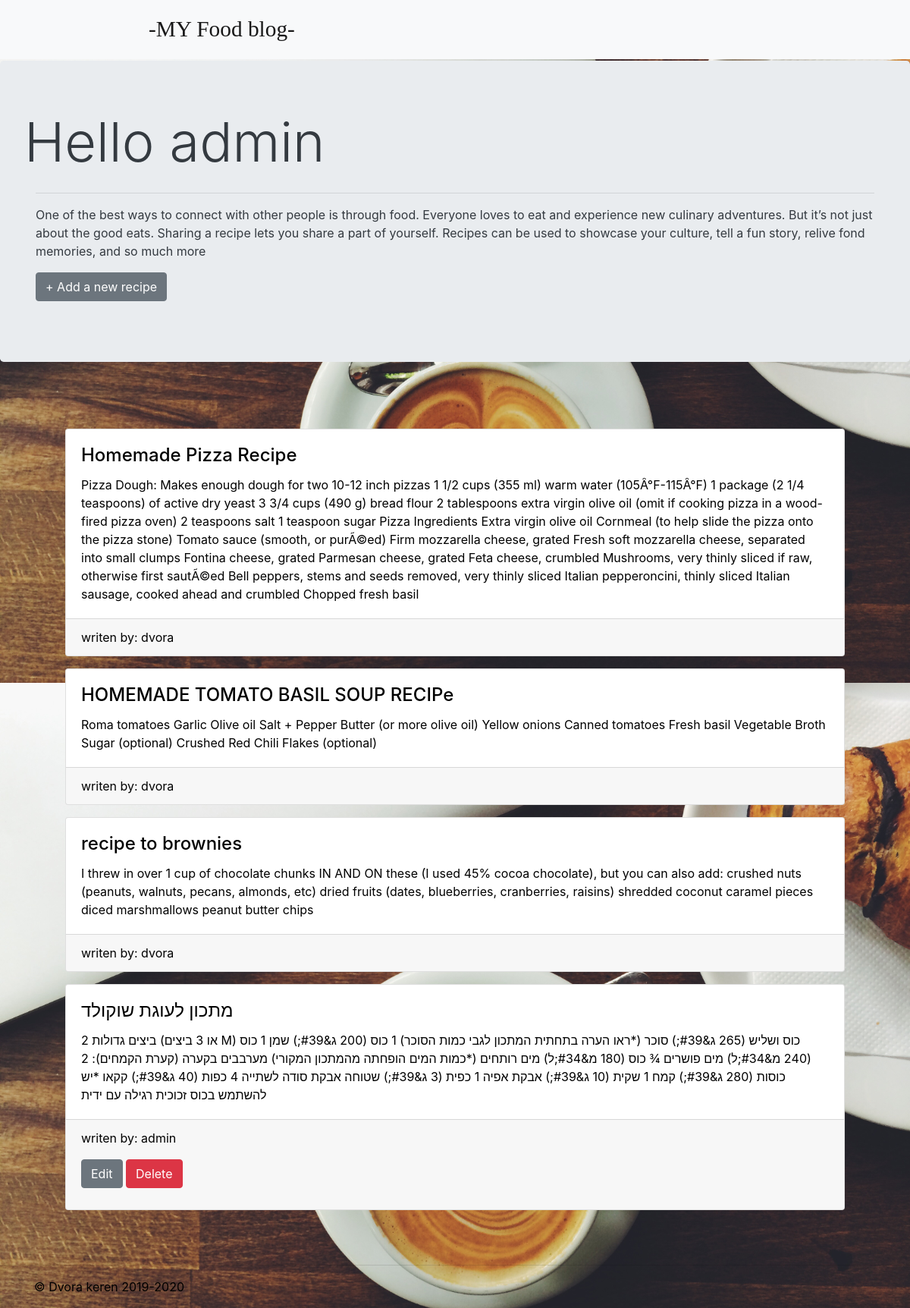
The app's page /my_page2.php (signed in) with its own data.
### tables this page shows
CREATE TABLE `posts` (
  `id` int(11) NOT NULL,
  `userid` int(11) NOT NULL,
  `title` text NOT NULL,
  `post` text NOT NULL,
  `create_at` date NOT NULL
);

CREATE TABLE `users` (
  `id` int(11) NOT NULL,
  `name` char(50) NOT NULL,
  `email` char(50) NOT NULL,
  `pwd` varchar(250) NOT NULL,
  `role` int(11) NOT NULL,
  `update_at` datetime NOT NULL DEFAULT current_timestamp(),
  `avatar` varchar(200) NOT NULL
);

### my_page2.php (the view, shortened to what this page needs)
<?php require_once 'system/function.php';
$link= db_connect();
mysqli_set_charset($link, "utf8");
$sql = "select posts.*,users.name from posts JOIN users on posts.userid = users.id";
$result=$result = mysqli_query($link,$sql);
if($result && mysqli_num_rows($result)> 0 ){
  $data = mysqli_fetch_all($result,MYSQLI_ASSOC);
}
?>
<?php require_once 'header.php';?>
  <main role="main">
  <div class="jumbotron">
    <div class="container">
    <div class="row h-100 align-items-center ">
    <h1 class="display-3 text-dark"> Hello <?= htmlspecialchars($_SESSION['name']); ?> </h1>
     </div>
      <hr>
      <p class="text-dark">One of the best ways to connect with other people is through food. Everyone loves to eat and experience new culinary adventures. But it’s not just about the good eats. Sharing a recipe lets you share a part of yourself. Recipes can be used to showcase your culture, tell a fun story, relive fond memories, and so much more</p>
      <p><a class="btn btn-secondary" href="add_post.php" role="button">+ Add a new recipe</a></p>
    </div>
  </div>
  <div class="container">
    <div class="row p-5">
    <?php if($data):?>
    <?php foreach($data as $row) :?>
    <div class="col-md-12 p-2">
    <div class="card">
    <div class="card-body">
    <h4 class="card-title"><?= htmlspecialchars($row['title']); ?></h4>
    <p class="card-text"><?= htmlspecialchars($row['post']); ?></p>
     </div>
     <div class="card-footer">
     <p class="card-text">writen by: <?= htmlspecialchars($row['name']); ?></p>
        <?php if($_SESSION['uid'] == $row['userid']) :?>
        <p>
          <a class="btn btn-secondary" href="edit_post.php?post_id=<?= $row['id'] ;?>" role="button">Edit</a>
          <a class="btn btn-danger" href="delete.php?post_id=<?= $row['id'] ;?>" role="button">Delete</a>
        </p>
        <?php endif ;?>
       </div>
       </div>
      </div>
  <?php endforeach ;?>
<?php endif ;?>
      </div>
      </div>
<?php require_once 'footer.php' ;?>

### header.php (style rules this page uses)
body { padding-top: 5rem; }

### my_page2.php (style rules this page uses)
body { background-image: url('coffe.jpg'); background-attachment: scroll; background-size: 100%; }

### footer.php (style rules this page uses)
.container { color:black; }

### records on screen
posts: title "Homemade Pizza Recipe", post "Pizza Dough: Makes enough dough for two 10-12 inch pizzas 1 1/2 cups (355 ml) warm water (105Â°F-115Â°F) 1 package (2 1/4 teaspoons) of active dry yeast 3 3/4 cups (490 g) bread flour 2 tablespoons extra virgin olive oil (omit if cooking pizza in a wood-fired pizza oven) 2 teaspoons salt 1 teaspoon sugar Pizza Ingredients Extra virgin olive oil Cornmeal (to help slide the pizza onto the pizza stone) Tomato sauce (smooth, or purÃ©ed) Firm mozzarella cheese, grated Fresh soft mozzarella cheese, separated into small clumps Fontina cheese, grated Parmesan cheese, grated Feta cheese, crumbled Mushrooms, very thinly sliced if raw, otherwise first sautÃ©ed Bell peppers, stems and seeds removed,…", userid.name "dvora"
posts: title "HOMEMADE TOMATO BASIL SOUP RECIPe", post "Roma tomatoes Garlic Olive oil Salt + Pepper Butter (or more olive oil) Yellow onions Canned tomatoes Fresh basil Vegetable Broth Sugar (optional) Crushed Red Chili Flakes (optional)", userid.name "dvora"
posts: title "recipe to brownies", post "I threw in over 1 cup of chocolate chunks IN AND ON these (I used 45% cocoa chocolate), but you can also add: crushed nuts (peanuts, walnuts, pecans, almonds, etc) dried fruits (dates, blueberries, cranberries, raisins) shredded coconut caramel pieces diced marshmallows peanut butter chips", userid.name "dvora"
posts: title "מתכון לעוגת שוקולד", post "2 ביצים גדולות (או 3 ביצים M) כוס ושליש (265 ג&#39;) סוכר (*ראו הערה בתחתית המתכון לגבי כמות הסוכר) 1 כוס (200 ג&#39;) שמן 1 כוס (240 מ&#34;ל) מים פושרים ¾ כוס (180 מ&#34;ל) מים רותחים (*כמות המים הופחתה מהמתכון המקורי) מערבבים בקערה (קערת הקמחים): 2 כוסות (280 ג&#39;) קמח 1 שקית (10 ג&#39;) אבקת אפיה 1 כפית (3 ג&#39;) שטוחה אבקת סודה לשתייה 4 כפות (40 ג&#39;) קקאו *יש להשתמש בכוס זכוכית רגילה עם ידית", userid.name "admin"

### other values on screen
$_SESSION['name'] "admin"
